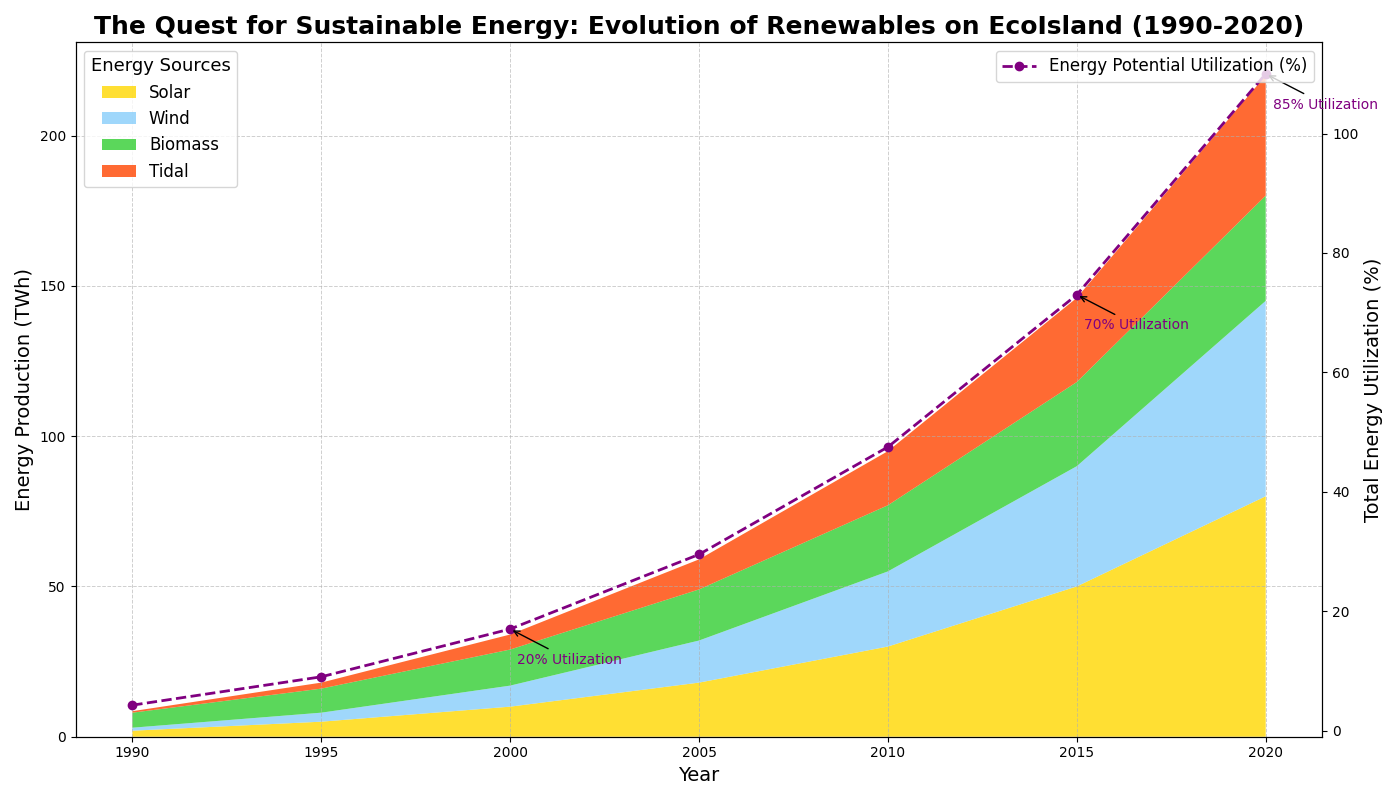

Reproduce this figure in Python.
import matplotlib.pyplot as plt
import numpy as np

# Years of data collection
years = np.arange(1990, 2022, 5)

# Artificial data for renewable energy sources in terawatt-hours (TWh)
renewable_energy_data = {
    'Solar': np.array([2, 5, 10, 18, 30, 50, 80]),
    'Wind': np.array([1, 3, 7, 14, 25, 40, 65]),
    'Biomass': np.array([5, 8, 12, 17, 22, 28, 35]),
    'Tidal': np.array([0.5, 2, 5, 10, 18, 28, 40])
}

# Calculate total renewable energy
total_renewable_energy = np.sum(list(renewable_energy_data.values()), axis=0)

# Hypothetical total energy capacity potential on EcoIsland in TWh
total_energy_potential = 200

# Plotting the stacked area chart
fig, ax1 = plt.subplots(figsize=(14, 8))

# Plot the stacked area chart
ax1.stackplot(years, renewable_energy_data.values(), labels=renewable_energy_data.keys(), 
              colors=['#FFD700', '#87CEFA', '#32CD32', '#FF4500'], alpha=0.8)
              
# Add title and labels
ax1.set_title('The Quest for Sustainable Energy: Evolution of Renewables on EcoIsland (1990-2020)', 
              fontsize=18, fontweight='bold', ha='center')
ax1.set_xlabel('Year', fontsize=14)
ax1.set_ylabel('Energy Production (TWh)', fontsize=14)

# Secondary y-axis for total energy consumption as a percentage of potential
ax2 = ax1.twinx()
total_energy_percentage = (total_renewable_energy / total_energy_potential) * 100
ax2.plot(years, total_energy_percentage, color='purple', linestyle='--', marker='o', linewidth=2, label='Energy Potential Utilization (%)')
ax2.set_ylabel('Total Energy Utilization (%)', fontsize=14)

# Adding legend
ax1.legend(loc='upper left', title='Energy Sources', fontsize=12, title_fontsize='13')
ax2.legend(loc='upper right', fontsize=12)

# Annotate significant milestones
milestones = {
    2000: (total_energy_percentage[2], '20% Utilization'),
    2015: (total_energy_percentage[5], '70% Utilization'),
    2020: (total_energy_percentage[6], '85% Utilization')
}
for year, (percent, text) in milestones.items():
    ax2.annotate(f'{text}', xy=(year, percent), xycoords='data', 
                 xytext=(5, -25), textcoords='offset points',
                 arrowprops=dict(facecolor='black', arrowstyle='->'), 
                 fontsize=10, color='purple')

# Enhanced grid settings for clarity
ax1.grid(True, linestyle='--', linewidth=0.7, alpha=0.6)

# Automatically adjust layout
plt.tight_layout()

# Display plot
plt.show()
